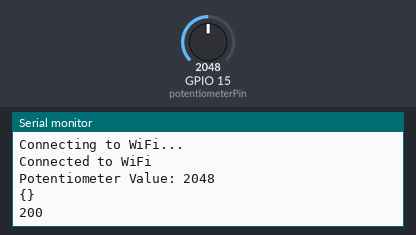
The sketch below on a simulated ESP32. On the bench: the last lines printed to the serial monitor. The test bench sets the inputs (shaded band); at power-on: GPIO 15 (potentiometerPin) = 2048. WiFi joins after 1.5 s; servers stay silent unless stated; uploads are accepted with an empty reply.

Above: at 3.2 s.
3.3 s: GPIO 15 (potentiometerPin) set to 2866
At 3.36 s:
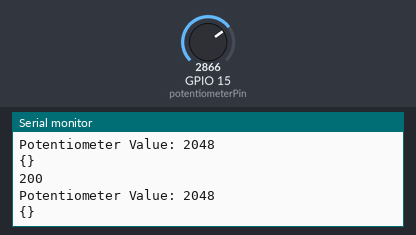
4.9 s: GPIO 15 (potentiometerPin) set to 3603
At 6.6 s:
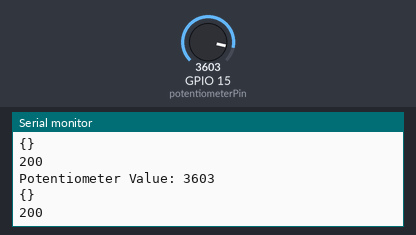
Timing chart, 0 to 8.1 s (numbered marks = the images above; inputs shaded):
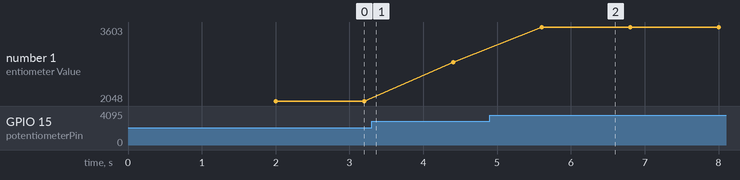

Measured:
- after the input at 4.9 s, the serial monitor: prints a new line after 0.70 s (image 2)
- plotted number 1: 2048 → 2866 after the input at 3.3 s, 2866 → 3603 after the input at 4.9 s

The sketch:

workingPotentioMeter.ino
```cpp
// #include <WiFi.h>
// #include <HTTPClient.h>

// const char ssid[] = "TP-Link_E196";
// const char password[] = "85221628";

// String HOST_NAME = "http://127.0.0.1"; // REPLACE WITH YOUR PC's IP ADDRESS
// String PHP_FILE_NAME   = "/insert_data.php";  //REPLACE WITH YOUR PHP FILE NAME
// String tempQuery = "?temperature=31.0";

// void setup() {
//   Serial.begin(115200);
//   WiFi.begin(ssid, password);
//   Serial.println("Connecting");
//   while(WiFi.status() != WL_CONNECTED) {
//     delay(500);
//     Serial.print(".");
//   }

//   Serial.println("");
//   Serial.print("Connected to WiFi network with IP Address: ");
//   Serial.println(WiFi.localIP());

//   HTTPClient http;
//   String server = HOST_NAME + PHP_FILE_NAME + tempQuery;
//   http.begin(server);
//   int httpCode = http.GET();

//   if(httpCode > 0) {
//     if(httpCode == HTTP_CODE_OK) {
//       String payload = http.getString();
//       Serial.println(payload);
//     } else {
//       Serial.printf("HTTP GET... code: %d\n", httpCode);
//     }
//   } else {
//     Serial.printf("HTTP GET... failed, error: %s\n", http.errorToString(httpCode).c_str());
//   }

//   http.end();
// }

// void loop() {

// }

#include <Wire.h>
#include <Adafruit_Sensor.h>
#include <Adafruit_BME280.h>
#include <WiFi.h>
#include <HTTPClient.h>

const char* ssid = "TP-Link_E196";
const char* password = "85221628";
const int potentiometerPin = 15;
void setup() {
  Serial.begin(115200);
  pinMode(potentiometerPin, INPUT);
  WiFi.begin(ssid, password);
  while (WiFi.status() != WL_CONNECTED) {
    delay(1000);
    Serial.println("Connecting to WiFi...");
  }
  Serial.println("Connected to WiFi");
}

void loop() {
int potValue = analogRead(potentiometerPin);

  // Print the analog value to the serial monitor
  Serial.print("Potentiometer Value: ");
  Serial.println(potValue);
  sendSensorData(potValue);
  delay(1000); // Delay for one second between readings  http://localhost/iot/pulsemeter/pulse_data.php?BPM=80&sp02=98
}

void sendSensorData(float potValue) {
  HTTPClient http;
  http.begin("http://192.168.0.100/insert_data.php?temperature=32.9");
  http.addHeader("Content-Type", "application/json");
String jsonBody = "{}";
  Serial.println(jsonBody);
  int httpResponseCode = http.POST(jsonBody);
  Serial.println(httpResponseCode);
  http.end();
}
```
